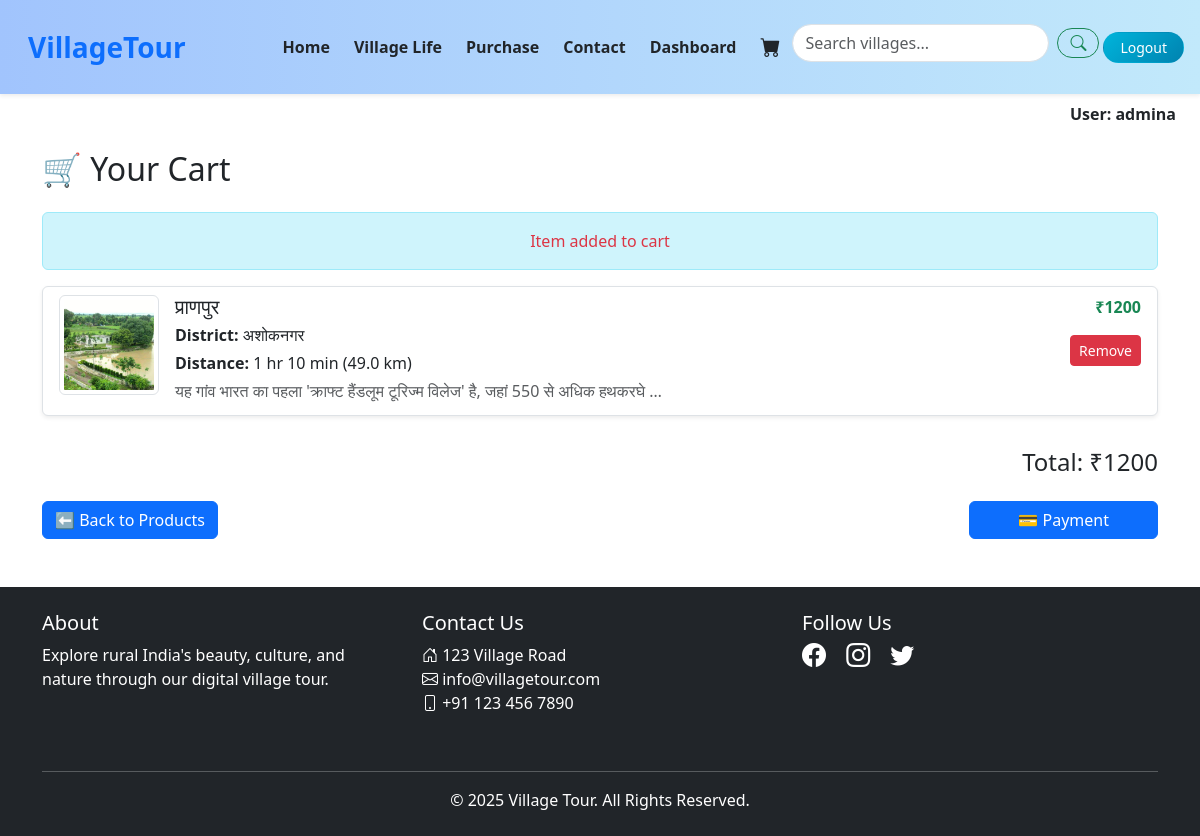
The app's page /addcard1/1/1/ with its own data.
### myvillageapp/models.py (models this page shows, shortened)
class User(models.Model):
    profile_pic = models.ImageField(upload_to='profile_pics/', default='default.jpeg/*', blank=True)
    username = models.CharField(max_length=100)
    email = models.EmailField(unique=True)
    password = models.CharField(max_length=100)
    phone = models.IntegerField()

class Village(models.Model):
    name = models.CharField(max_length=100)
    district = models.CharField(max_length=100)
    price = models.CharField(max_length=100)
    description = models.TextField()
    image = models.ImageField(upload_to='villages/')
    distance = models.CharField(max_length=100)
    category = models.CharField(max_length=100)

### myvillageapp/views.py (the view)
# urls.py: path('addcard1/<int:pk>/<int:it>/',views.addcard1,name='addcard1'),
def addcard1(request,pk,it):
    user = User.objects.get(id=pk)
    databreak = {
        'id': user.id,
        'username': user.username,
        'email': user.email,
        'password': user.password,
        'phone': user.phone,
        'profile_image': user.profile_pic
    }
    cart = request.session.get('cart',[])
    if it in cart:
        msg = "Item already in cart"
        cart = request.session.get('cart',[])
        print(cart)
        cart_items = []
        total = 0
        for i in cart:
          item = Village.objects.get(id=i)
          total += int(''.join(filter(str.isdigit, item.price)))
          cart_items.append(item)
        return render(request,'cartpage.html', {'cart_items': cart_items, 'total': total,'msg': msg, 'user': databreak})
    else:
        cart.append(it)
        request.session['cart']=cart
        msg = "Item added to cart"
        cart = request.session.get('cart',[])
        cart_items = []
        total = 0
        for i in cart:
          item = Village.objects.get(id=i)
          total += int(''.join(filter(str.isdigit, item.price)))
          cart_items.append(item)
        return render(request,'cartpage.html', {'user': databreak,'cart_items': cart_items, 'total': total,'msg': msg,})

### myvillageapp/templates/cartpage.html (shortened to what this page needs)
{% extends 'common.html' %}
{% load static %}
{% block content %}
<h2 class="mb-4">🛒 Your Cart</h2>
{% if msg %}
  <div class="alert alert-info text-center text-danger">{{ msg }}</div>
{% endif %}
<div class="list-group">
  {% for item in cart_items %}
    <div class="list-group-item mb-2 shadow-sm">
      <div class="d-flex">
        <img src="{{ item.image.url }}" alt="{{ item.name }}" class="img-thumbnail me-3" style="width: 100px; height: 100px; object-fit: cover;">
        <div class="flex-grow-1">
          <h5 class="mb-1">{{ item.name }}</h5>
          <p class="mb-1"><strong>District:</strong> {{ item.district }}</p>
          <p class="mb-1"><strong>Distance:</strong> {{ item.distance }}</p>
          <p class="mb-1 text-muted">{{ item.description|truncatewords:15 }}</p>
        </div>
        <div class="text-end" style="min-width: 100px;">
          <p class="text-success fw-bold">{{ item.price }}</p>
          {% if user.id %}
          <form action="{% url 'remove_from_cart1' pk=user.id it=item.id %}" method="post">
            <button type="submit" class="btn btn-danger btn-sm">Remove</button>
          </form>
          {% else %}
          <form action="{% url 'remove_from_cart' it=item.id %}" method="post">
            {% csrf_token %}
            <button type="submit" class="btn btn-danger btn-sm">Remove</button>
          </form>
          {% endif %}
        </div>
      </div>
    </div>
  {% empty %}
    <p>Your cart is empty.</p>
  {% endfor %}
</div>
<div class="d-flex justify-content-end mt-4">
  <h4>Total: ₹{{ total }}</h4>
</div>
<a href="{% url 'village_list' %}" class="btn btn-primary mt-3">⬅ Back to Products</a>
<a href="{% url 'village_list' %}" class="btn btn-primary mt-3 mx-0 px-5 float-end">💳 Payment</a>
{% endblock %}

### myvillageapp/templates/common.html (shortened to what this page needs)
{% load static %}
{% block css %}
  <link rel="stylesheet" href="{% static 'css/common.css' %}">
{% endblock css %}
<!DOCTYPE html>
<html lang="en">
<head>
  <link href="https://cdn.jsdelivr.net/npm/bootstrap@5.3.3/dist/css/bootstrap.min.css" rel="stylesheet">
  <link href="https://cdn.jsdelivr.net/npm/bootstrap-icons/font/bootstrap-icons.css" rel="stylesheet">
</head>
<body>
<nav class="navbar navbar-expand-lg navbar-light bg-white shadow-sm py-3 sticky-top" style="backdrop-filter: blur(10px); background: linear-gradient(to right, #a1c4fd, #c2e9fb);">
  <div class="container-fluid">
    <a class="navbar-brand fw-bold text-primary fs-3 ms-3" href="#">VillageTour</a>
    <div class="collapse navbar-collapse" id="mainNavbar">
      <ul class="navbar-nav ms-auto align-items-lg-center mb-2 mb-lg-0">
        {% if user.id %}
          <li class="nav-item mx-1">
            <a class="nav-link fw-semibold text-dark" href="{% url 'village_list1' pk=user.id %}">Home</a>
          </li>
          <li class="nav-item mx-1">
            <a class="nav-link fw-semibold text-dark" href="{% url 'village_life1' pk=user.id %}">Village Life</a>
          </li>
          <li class="nav-item mx-1">
            <a class="nav-link fw-semibold text-dark" href="{% url 'Purchase1' pk=user.id %}">Purchase</a>
          </li>
          <li class="nav-item mx-1">
            <a class="nav-link fw-semibold text-dark" href="{% url 'contact1' pk=user.id %}">Contact</a>
          </li>
          <li class="nav-item mx-1">
            <a class="nav-link fw-semibold text-dark" href="{% url 'dashboard1' pk=user.id %}">Dashboard</a>
          </li>
          <li class="nav-item mx-1">
            <a class="nav-link text-dark" href="{% url 'showcart1' pk=user.id %}"><i class="bi bi-cart-fill fs-5"></i></a>
          </li>
          <form action="{% url 'village_list' %}" class="d-flex align-items-center mt-2" role="search">
          <input type="text" name="q" class="form-control me-2 rounded-pill" placeholder="Search villages..." aria-label="Search">
          <button class="btn btn-outline-success rounded-pill" type="submit">
            <i class="bi bi-search"></i>
          </button>
        </form>
          <li class="nav-item mx-1">
            <a class="btn btn-gradient-primary rounded-pill px-3 btn-sm" href="{% url 'village_list' %}">Logout</a>
          </li>
        {% endif %}
      </ul>
    </div>
  </div>
</nav>
{% if user.id %}
<div class="text-end pe-4 mt-2 d-none d-lg-block">
  <span class="fw-bold text-dark">User: {{ user.username }}</span>
</div>
{% endif %}
<div class="container my-4">
  {% block content %}{% endblock %}
</div>
<footer class="bg-dark text-white py-4 mt-5">
  <div class="container">
    <div class="row">
      <div class="col-md-4 mb-3">
        <h5><a href="{% url 'about' %}" class="text-white text-decoration-none">About</a></h5>
        <p>Explore rural India's beauty, culture, and nature through our digital village tour.</p>
      </div>
      <div class="col-md-4 mb-3">
        <h5>Contact Us</h5>
        <ul class="list-unstyled">
          <li><i class="bi bi-house-door"></i> 123 Village Road</li>
          <li><i class="bi bi-envelope"></i> info@villagetour.com</li>
          <li><i class="bi bi-phone"></i> +91 123 456 7890</li>
        </ul>
      </div>
      <div class="col-md-4 mb-3">
        <h5>Follow Us</h5>
        <div>
          <a href="https://facebook.com" class="text-white me-3"><i class="bi bi-facebook fs-4"></i></a>
          <a href="https://instagram.com" class="text-white me-3"><i class="bi bi-instagram fs-4"></i></a>
          <a href="https://twitter.com" class="text-white"><i class="bi bi-twitter fs-4"></i></a>
        </div>
      </div>
    </div>
    <hr class="border-light mt-4">
    <div class="text-center">
      &copy; 2025 Village Tour. All Rights Reserved.
    </div>
  </div>
</footer>
</body>
</html>

### myvillageapp/templates/common.html (style rules this page uses)
.btn-gradient-primary { background: linear-gradient(135deg, #00b4db, #0083b0); color: white; transition: all 0.3s ease-in-out; }

### records on screen
User: username "admina"
Village: image (picture), name "प्राणपुर", district "अशोकनगर", distance "1 hr 10 min (49.0 km)", description "यह गांव भारत का पहला 'क्राफ्ट हैंडलूम टूरिज्म विलेज' है, जहां 550 से अधिक हथकरघे …", price "₹1200"

### other values on screen
{{ msg }} "Item added to cart"
{{ total }} "1200"
